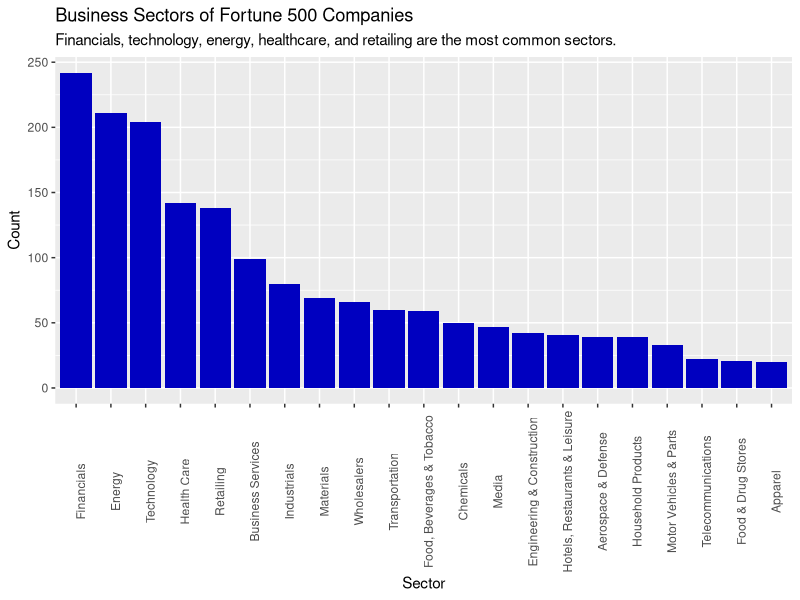
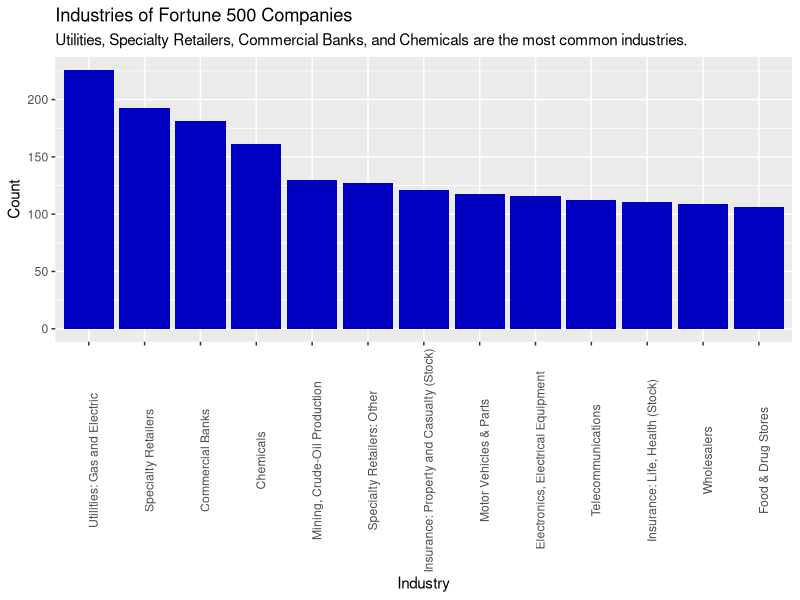

These charts were generated, in order, by the following R code:
## ---- chunk 1
#| message: false
library(tidyverse)
library(dplyr)
library(readr)
library(forcats)
## ---- chunk 2
fortune <- read_csv('data/Cleaned Data.csv', show_col_types = FALSE) |>
  select(name,sector,industry)
## ---- chunk 3
business_sect <- unique(fortune) |>
  select(sector) |>
  drop_na() |>
  count(sector) |>
  mutate(sector = fct_reorder(sector, n, .desc = TRUE))
## ---- chunk 4
business_ind <- unique(fortune) |>
  select(industry) |>
  drop_na() |>
  count(industry) |>
  filter(n > 100) |>
  mutate(industry = fct_reorder(industry, n, .desc = TRUE))
## ---- chunk 5
business_sect |>
  ggplot(aes(x = sector, y = n)) +
  geom_bar(stat = 'identity', fill = '#0000c0') +
  theme(axis.text.x = element_text(angle = 90)) +
  labs(title = "Business Sectors of Fortune 500 Companies",
       subtitle = "Financials, technology, energy, healthcare, and retailing are the most common sectors.",
       x = 'Sector',
       y = 'Count')
## ---- chunk 6
business_ind |>
  ggplot(aes(x = industry, y = n)) +
  geom_bar(stat = 'identity', fill = '#0000c0') +
  theme(axis.text.x = element_text(angle = 90)) +
  labs(title = "Industries of Fortune 500 Companies",
       subtitle = "Utilities, Specialty Retailers, Commercial Banks, and Chemicals are the most common industries.",
       x = 'Industry',
       y = 'Count')
